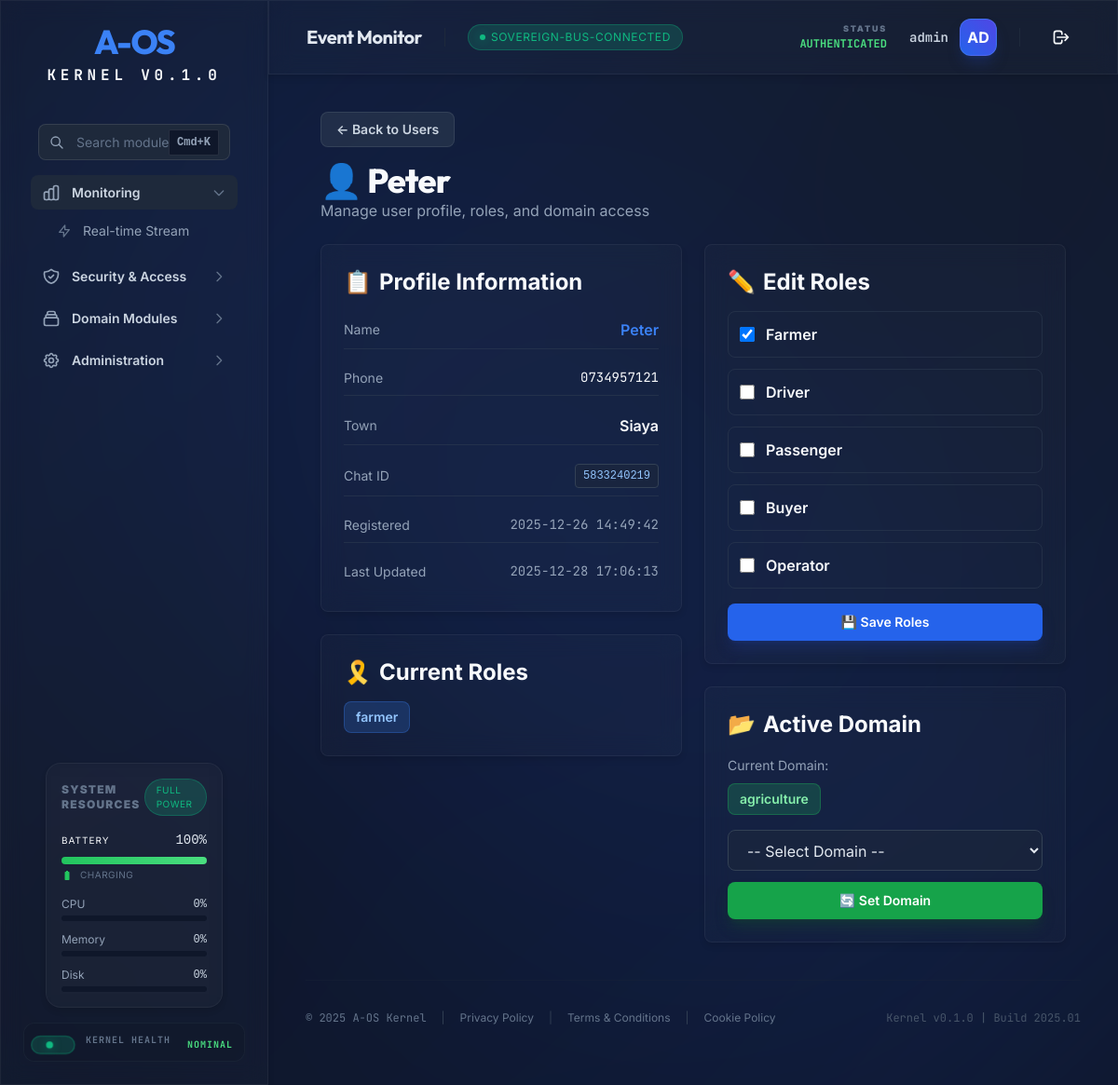
The app's page /dashboard/users/5833240219 (signed in), older data.
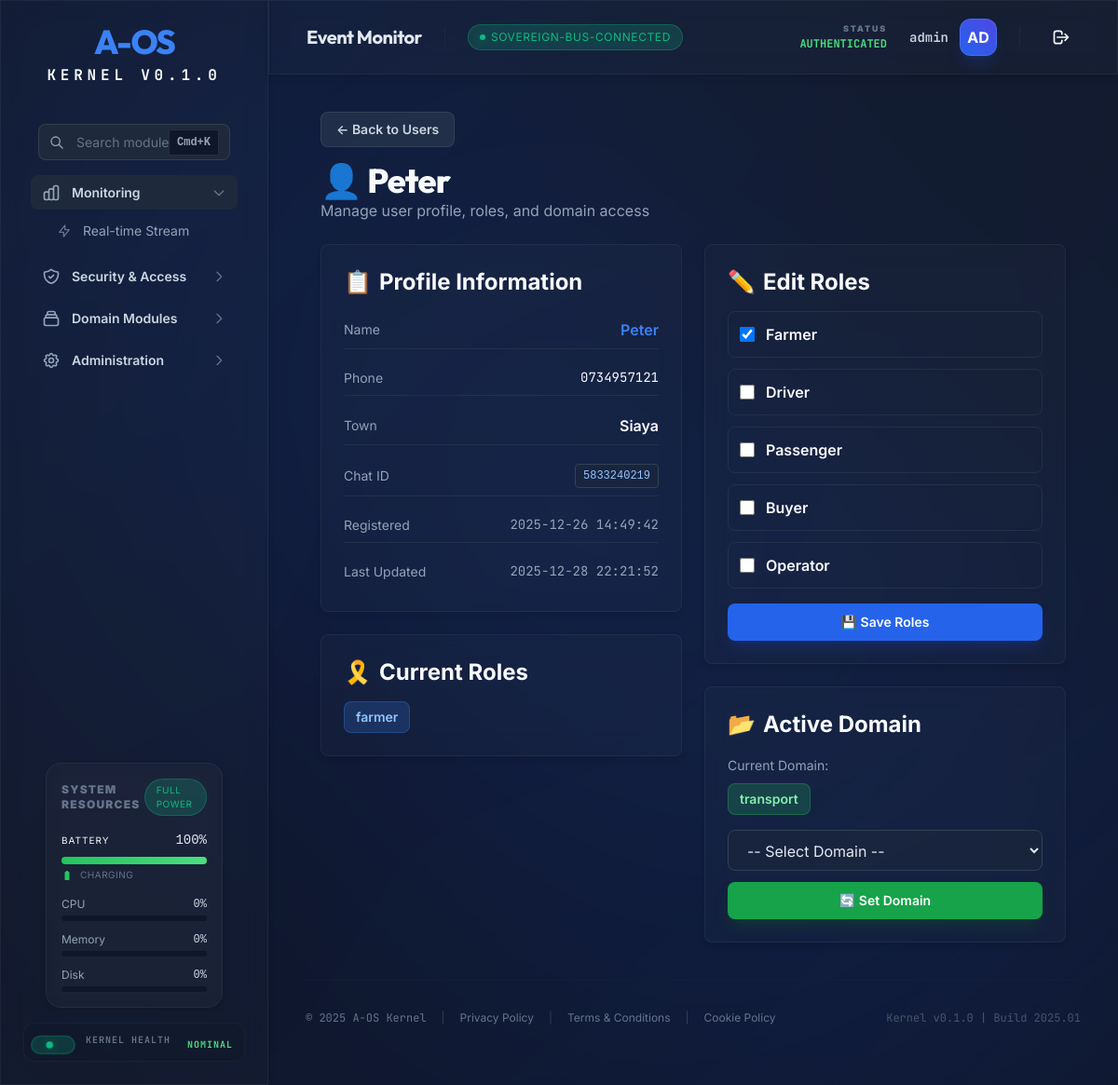
The same page, newer data.
### tables this page shows
CREATE TABLE telegram_users (
            id INTEGER PRIMARY KEY AUTOINCREMENT,
            chat_id INTEGER UNIQUE NOT NULL,
            phone TEXT UNIQUE NOT NULL,
            name TEXT NOT NULL,
            town TEXT,
            roles TEXT DEFAULT '[]',
            created_at TIMESTAMP DEFAULT CURRENT_TIMESTAMP,
            updated_at TIMESTAMP DEFAULT CURRENT_TIMESTAMP
        , active_domain TEXT);

### aos/api/routers/admin_users.py (the view)
@router.get("/users/{chat_id}", response_class=HTMLResponse)
async def user_detail(request: Request, chat_id: int, current_user: dict = Depends(get_current_operator)):
    user_service = UniversalUserService()
    user = user_service.get_user_by_chat_id(chat_id)
    if not user:
        raise HTTPException(status_code=404, detail="User not found")
    return templates.TemplateResponse("admin_user_detail.html", {
        "request": request,
        "user": current_user,  # Dashboard template expects 'user' object
        "telegram_user": user,  # Rename to avoid confusion
        "username": current_user["username"],
        "available_roles": user_service.VALID_ROLES
    })

### aos/api/templates/admin_user_detail.html (shortened to what the changed rows need)
{% extends "dashboard.html" %}
{% block content %}
<div class="aos-container">
    <div class="aos-page-header">
        <h1 class="aos-h1">👤 {{ telegram_user.name }}</h1>
        <p class="aos-text-muted">Manage user profile, roles, and domain access</p>
    </div>
    <div class="aos-grid aos-grid-cols-2 aos-gap-6">
        <div class="space-y-6">
            <div class="aos-glass aos-p-6 aos-rounded-lg">
                <h2 class="aos-h3 aos-mb-4 flex items-center">
                    <span class="mr-2">📋</span> Profile Information
                </h2>
                <div class="space-y-3">
                    <div class="flex justify-between items-center py-2 border-b border-slate-700/50">
                        <span class="aos-text-muted aos-text-sm">Name</span>
                        <span class="aos-font-semibold aos-text-primary">{{ telegram_user.name }}</span>
                    </div>
                    <div class="flex justify-between items-center py-2 border-b border-slate-700/50">
                        <span class="aos-text-muted aos-text-sm">Phone</span>
                        <span class="aos-text-mono aos-text-sm">{{ telegram_user.phone }}</span>
                    </div>
                    <div class="flex justify-between items-center py-2 border-b border-slate-700/50">
                        <span class="aos-text-muted aos-text-sm">Town</span>
                        <span class="aos-font-semibold">{{ telegram_user.town }}</span>
                    </div>
                    <div class="flex justify-between items-center py-2 border-b border-slate-700/50">
                        <span class="aos-text-muted aos-text-sm">Chat ID</span>
                        <code class="px-2 py-1 text-xs rounded bg-slate-800/50 text-blue-300 border border-slate-700">
                            {{ telegram_user.chat_id }}
                        </code>
                    </div>
                    <div class="flex justify-between items-center py-2 border-b border-slate-700/50">
                        <span class="aos-text-muted aos-text-sm">Registered</span>
                        <span class="aos-text-mono aos-text-sm aos-text-muted">{{ telegram_user.created_at }}</span>
                    </div>
                    <div class="flex justify-between items-center py-2">
                        <span class="aos-text-muted aos-text-sm">Last Updated</span>
                        <span class="aos-text-mono aos-text-sm aos-text-muted">{{ telegram_user.updated_at }}</span>
                    </div>
                </div>
            </div>
            <div class="aos-glass aos-p-6 aos-rounded-lg">
                <h2 class="aos-h3 aos-mb-4 flex items-center">
                    <span class="mr-2">🎗️</span> Current Roles
                </h2>
            </div>
        </div>
        <div class="space-y-6">
            <div class="aos-glass aos-p-6 aos-rounded-lg">
                <h2 class="aos-h3 aos-mb-4 flex items-center">
                    <span class="mr-2">✏️</span> Edit Roles
                </h2>
            </div>
            <div class="aos-glass aos-p-6 aos-rounded-lg">
                <h2 class="aos-h3 aos-mb-4 flex items-center">
                    <span class="mr-2">📂</span> Active Domain
                </h2>
                <div class="aos-mb-4">
                    <div class="mt-2">
                        {% if telegram_user.active_domain %}
                        <span
                            class="inline-block px-3 py-1.5 text-sm font-semibold rounded-lg bg-green-500/20 text-green-300 border border-green-500/30">
                            {{ telegram_user.active_domain }}
                        </span>
                        {% else %}
                        <span
                            class="inline-block px-3 py-1.5 text-sm font-semibold rounded-lg bg-yellow-500/20 text-yellow-300 border border-yellow-500/30">
                            None
                        </span>
                        {% endif %}
                    </div>
                </div>
            </div>
        </div>
    </div>
</div>
{% endblock %}

Row changes from the older to the newer data that the page shows:
changed telegram_users "Peter": updated_at "2025-12-28 17:06:13" → "2025-12-28 22:21:52"; active_domain "agriculture" → "transport"
